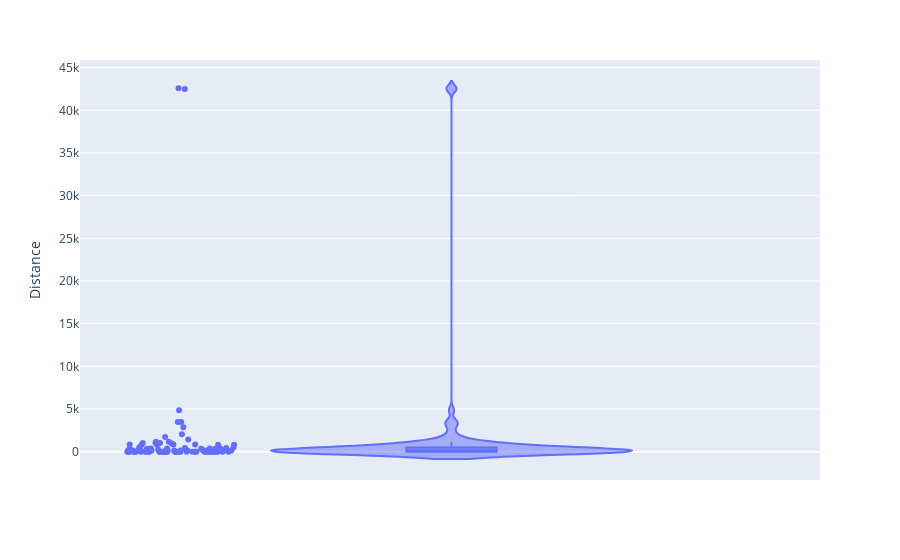
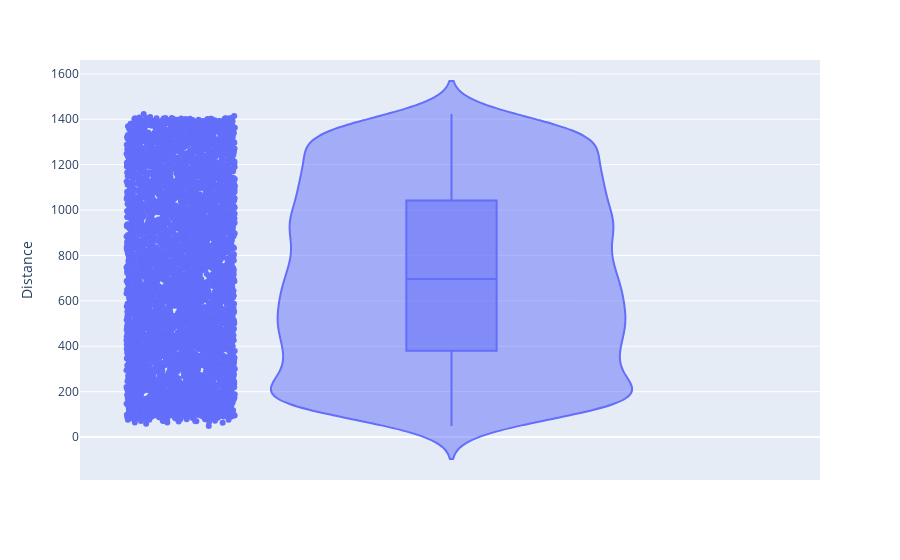

Notebook cell for these charts, in order:
### Code cell
distances_array = calculate_distances_from_reactions(samples_dingo_default, samples_dingo_default_loopless_solutions, ec_cobra_model_biomass_obj_0_opt)
violin_plot_samples_distances(distances_array)


distances_array = calculate_distances_from_samples(samples_dingo_default, samples_dingo_default_loopless_solutions, ec_cobra_model_biomass_obj_0_opt)
violin_plot_samples_distances(distances_array)

### Figure 1 — Plotly figure (JSON) as saved in the notebook; plotly's stock layout.template omitted (floating-point values rounded to 4 significant figures)
{"data": [{"alignmentgroup": "True", "box": {"visible": true}, "hovertemplate": "Distance=%{y}<extra></extra>", "legendgroup": "", "marker": {"color": "#636efa"}, "name": "", "offsetgroup": "", "orientation": "v", "points": "all", "scalegroup": "True", "showlegend": false, "type": "violin", "x0": " ", "xaxis": "x", "y": [788.0, 1.292e-12, 390.9, 130.3, 390.9, 9.146e-13, 1.326e-13, 130.3, 1.083e-11, 6.727e-13, 0, 2.215e-13, 810.8, 130.3, 130.3, 4861.0, 841.3, 0, 1012.0, 1012.0, 340.4, 2052.0, 4.961e-13, 1039.0, 1.77e-12, 0, 1.945e-11, 260.6, 130.3, 130.3, 1165.0, 3.35e-12, 0, 130.3, 1165.0, 2.938e-13, 42500.0, 340.4, 130.3, 1716.0, 130.3, 130.3, 130.3, 0, 0, 0, 1.945e-11, 0, 0, 0, 0, 0, 0, 0, 2.923e-11, 1.173e-11, 0, 0, 1.116e-11, 0, 1.083e-11, 0, 0, 130.3, 855.0, 3469.0, 3469.0, 42580.0, 0, 130.3, 0, 390.9, 130.3, 0, 1431.0, 0, 826.1, 834.4, 826.1, 0, 390.9, 1.173e-11, 340.4, 428.8, 0, 428.8, 0, 387.1, 950.5, 509.2, 130.3, 2855.0, 1.116e-11, 1.769e-12, 534.7], "y0": " ", "yaxis": "y"}], "layout": {"legend": {"tracegroupgap": 0}, "margin": {"t": 60}, "violinmode": "group", "xaxis": {"anchor": "y", "domain": [0, 1]}, "yaxis": {"anchor": "x", "domain": [0, 1], "title": {"text": "Distance"}}}}

### Figure 2 — Plotly figure (JSON) as saved in the notebook; plotly's stock layout.template omitted (floating-point values rounded to 4 significant figures; data arrays with more than 128 entries replaced by an {"elided": "..."} marker saying what was removed)
{"data": [{"alignmentgroup": "True", "box": {"visible": true}, "hovertemplate": "Distance=%{y}<extra></extra>", "legendgroup": "", "marker": {"color": "#636efa"}, "name": "", "offsetgroup": "", "orientation": "v", "points": "all", "scalegroup": "True", "showlegend": false, "type": "violin", "x0": " ", "xaxis": "x", "y": {"elided": "5600 float values"}, "y0": " ", "yaxis": "y"}], "layout": {"legend": {"tracegroupgap": 0}, "margin": {"t": 60}, "violinmode": "group", "xaxis": {"anchor": "y", "domain": [0, 1]}, "yaxis": {"anchor": "x", "domain": [0, 1], "title": {"text": "Distance"}}}}
